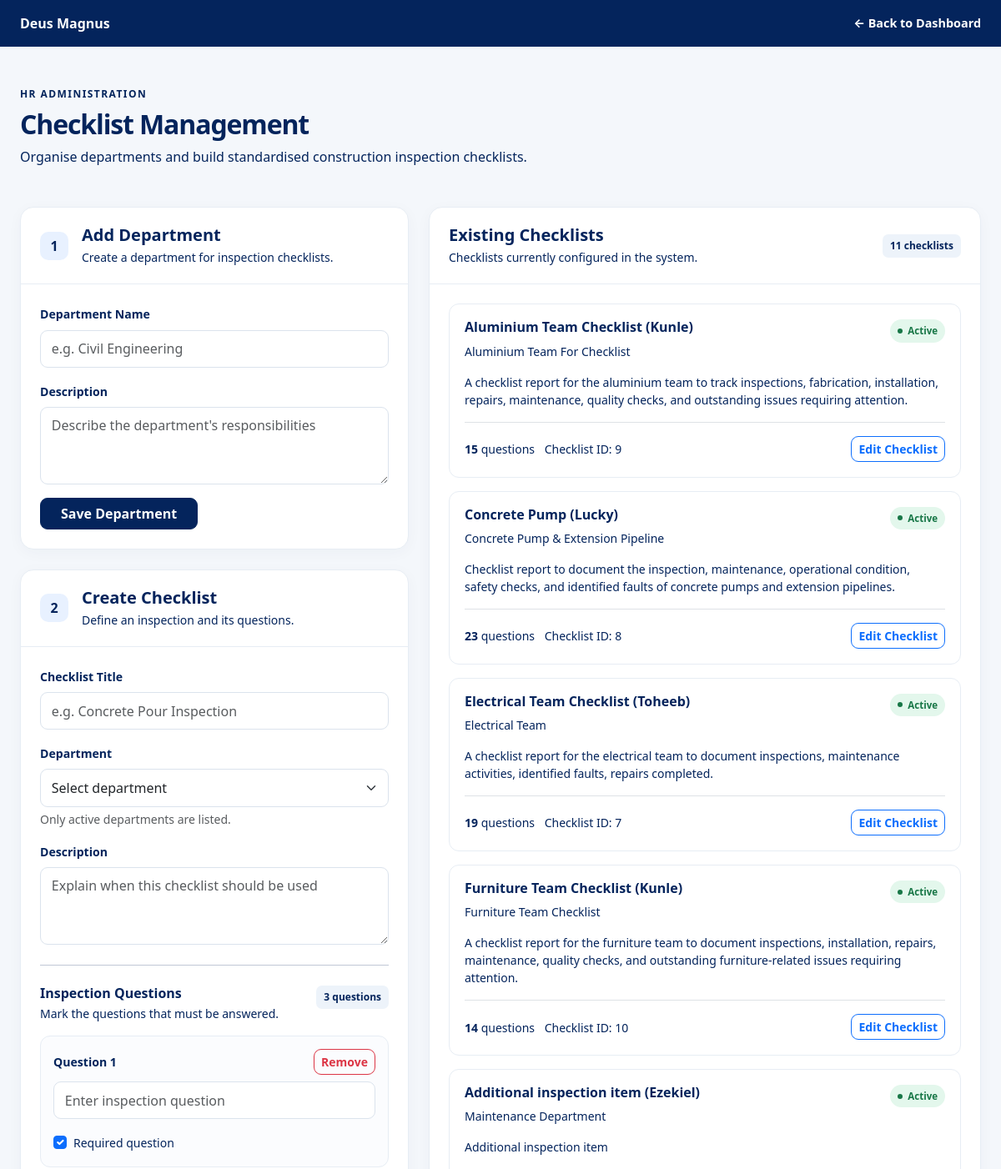
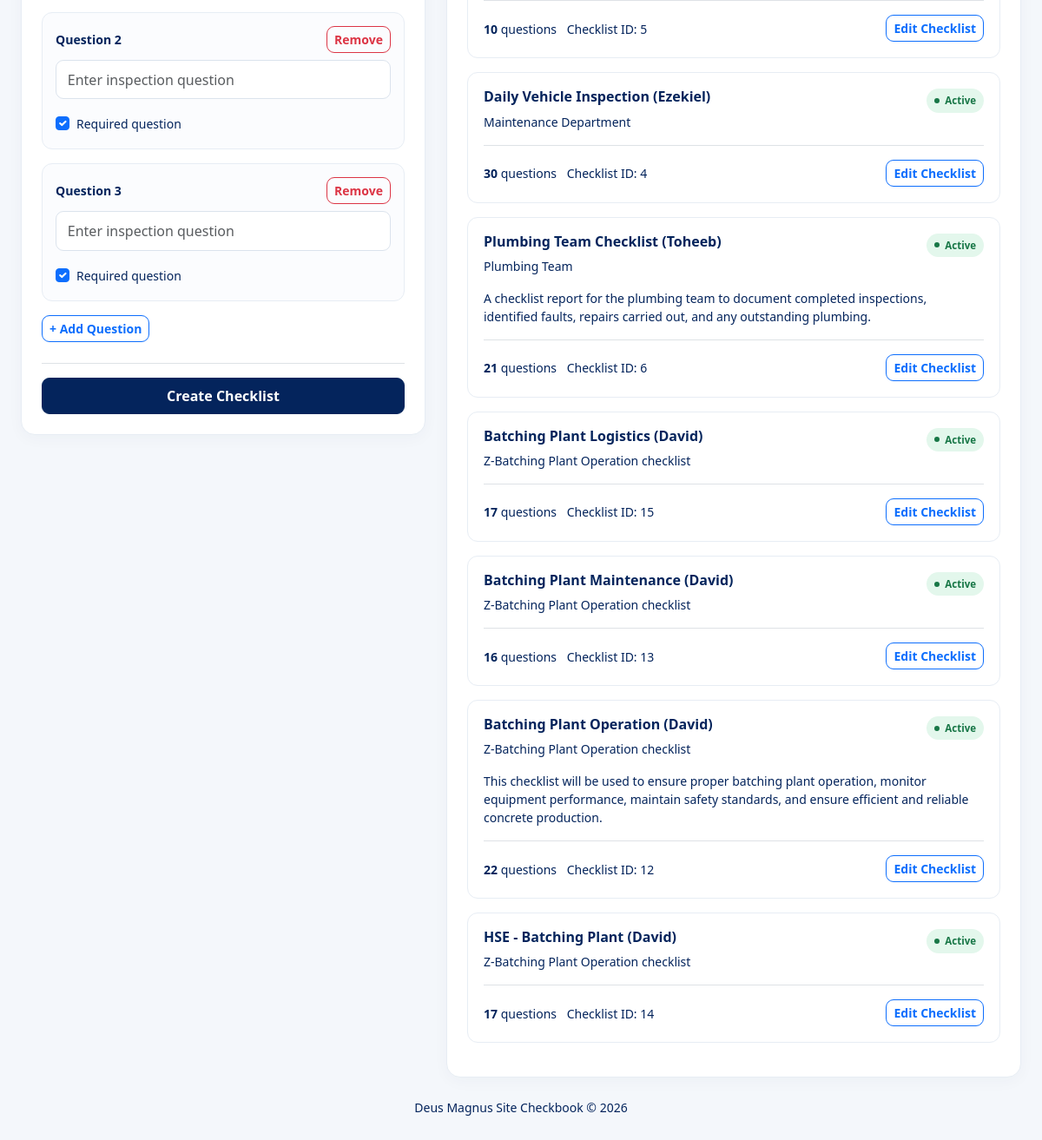
Before: /site-checkbook/checklists/manage/ (signed in) with the older database file (2 pictures, top to bottom).
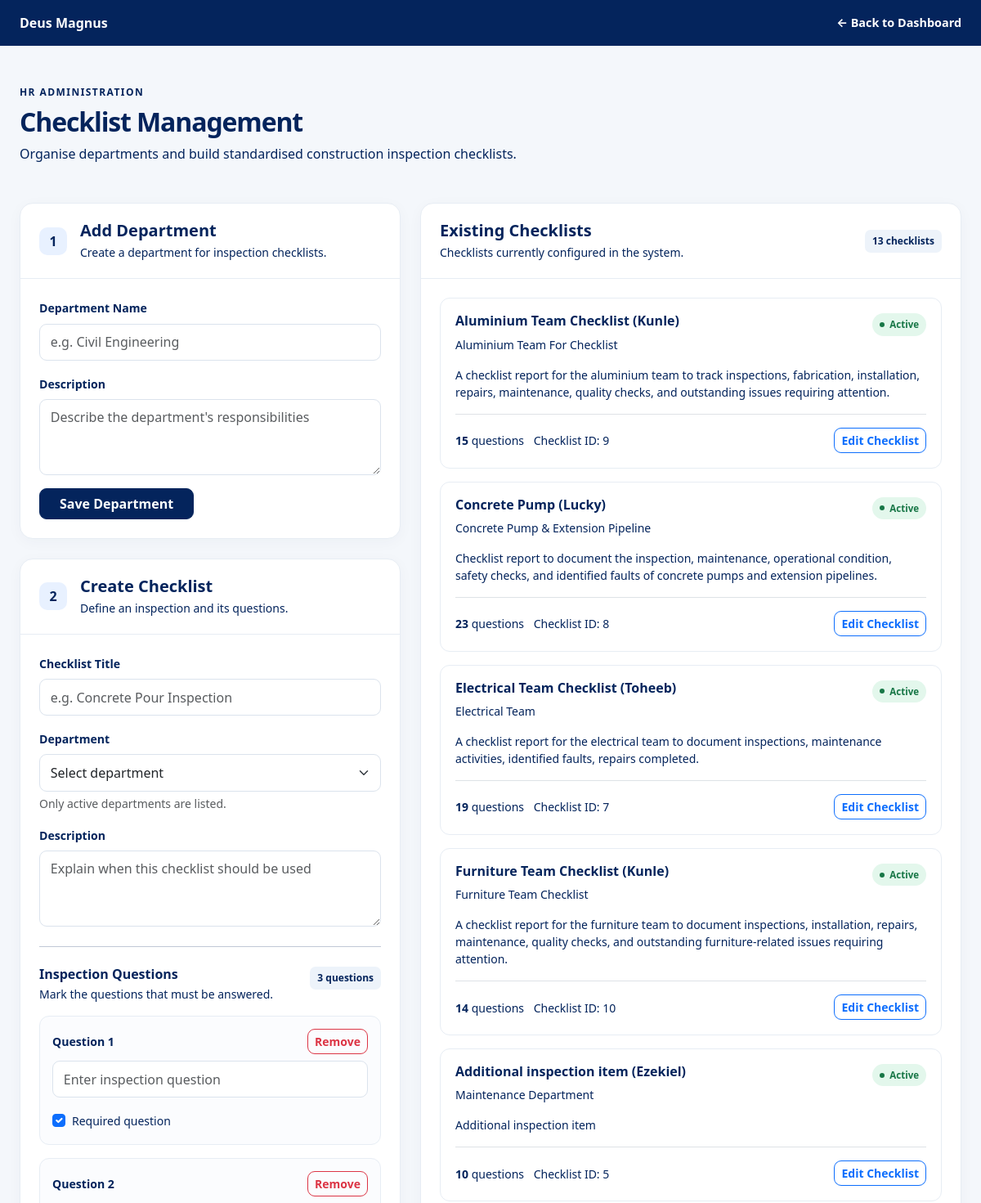
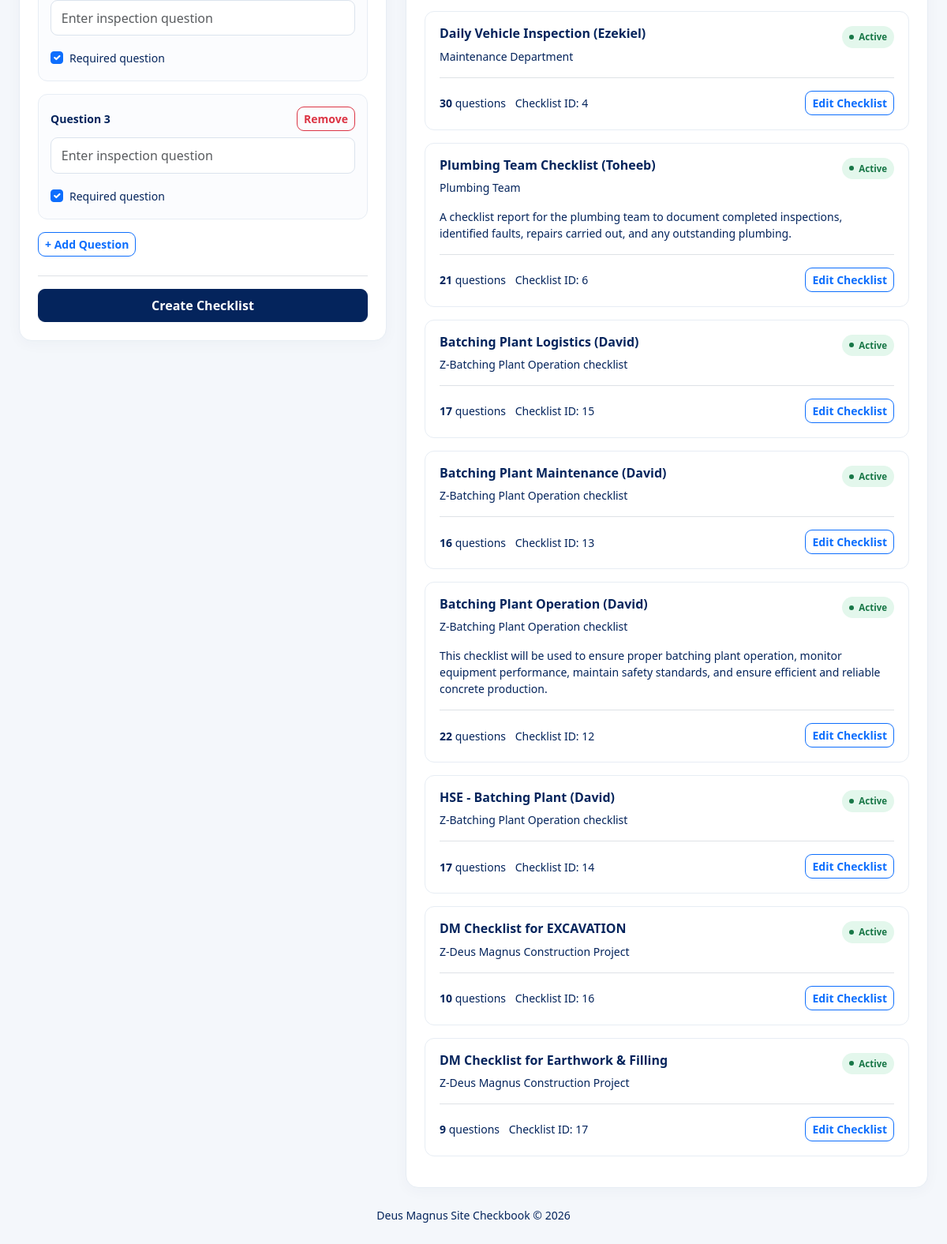
After: the same page with the newer database file (2 pictures, top to bottom).
### site_checkbook/models.py (models this page shows, shortened)
class Checklist(models.Model):
    department = models.ForeignKey(
        Department,
        on_delete=models.PROTECT,
        related_name="checklists",
    )
    title = models.CharField(max_length=200)
    description = models.TextField(blank=True)
    is_active = models.BooleanField(default=True)
    created_at = models.DateTimeField(auto_now_add=True)
    class Meta:
        ordering = ["department__name", "title"]

class Department(models.Model):
    name = models.CharField(max_length=150, unique=True)
    description = models.TextField(blank=True)
    is_active = models.BooleanField(default=True)
    created_at = models.DateTimeField(auto_now_add=True)
    class Meta:
        ordering = ["name"]

### site_checkbook/views.py (the view)
@login_required
def manage_checklists(request):
    if not is_hr_reviewer(request.user):
        raise PermissionDenied
    departments = Department.objects.all().order_by("name")
    checklists = Checklist.objects.select_related(
        "department"
    ).prefetch_related("questions")
    return render(
        request,
        "site_checkbook/manage_checklists.html",
        {
            "departments": departments,
            "checklists": checklists,
            "is_reviewer": True,
            "can_manage_projects": can_manage_projects(request.user),
        },
    )

### site_checkbook/permissions.py (called while the page is built)
def can_manage_projects(user):
    if not user.is_authenticated:
        return False
    return (
        user.is_superuser
        or user.groups.filter(
            name__in=["HR", "Supervisors", "Project Managers"]
        ).exists()
    )

### site_checkbook/views.py (called while the page is built)
def is_hr_reviewer(user):
    return (
        user.is_authenticated
        and (
            user.is_superuser
            or user.groups.filter(name__in=["HR", "Supervisors"]).exists()
        )
    )

### templates/site_checkbook/manage_checklists.html (shortened to what the changed rows need)
<!DOCTYPE html>
<html lang="en">
<head>
    <link href="https://cdn.jsdelivr.net/npm/bootstrap@5.3.3/dist/css/bootstrap.min.css" rel="stylesheet">
</head>
<body>
<main class="container-fluid page-wrap px-3 px-lg-4 py-4 py-lg-5">
    <div class="mb-4 mb-lg-5">
        <h1 class="page-title h2 mb-2">Checklist Management</h1>
    </div>
    <div class="row g-4 align-items-start">
        <div class="col-lg-5">
            <section class="panel mb-4">
                <div class="panel-heading d-flex align-items-center gap-3">
                    <div>
                        <h2 class="h5 fw-bold mb-1">Add Department</h2>
                    </div>
                </div>
            </section>
            <section class="panel">
                <div class="panel-heading d-flex align-items-center gap-3">
                    <div>
                        <h2 class="h5 fw-bold mb-1">Create Checklist</h2>
                    </div>
                </div>
                <div class="panel-body">
                    <form method="post" action="{% url 'site_checkbook:create_checklist_frontend' %}">
                        <div id="questions">
                            {% for i in "123" %}
                                <div class="question-row mb-3">
                                    <div class="d-flex justify-content-between align-items-center gap-2 mb-2">
                                        <label class="form-label mb-0 question-label">
                                        </label>
                                        <button type="button" class="btn btn-sm btn-outline-danger remove-question">
                                            Remove
                                        </button>
                                    </div>
                                    <input name="question_text" class="form-control mb-3"
                                           placeholder="Enter inspection question">
                                    <div class="form-check">
                                        <input class="form-check-input" type="checkbox"
                                               name="question_required"
                                               value="{{ forloop.counter0 }}" checked>
                                        <label class="form-check-label small">Required question</label>
                                    </div>
                                </div>
                            {% endfor %}
                        </div>
                    </form>
                </div>
            </section>
        </div>
        <div class="col-lg-7">
            <section class="panel">
                <div class="panel-heading d-flex flex-wrap justify-content-between align-items-center gap-2">
                    <div>
                        <h2 class="h5 fw-bold mb-1">Existing Checklists</h2>
                        <p class="muted small mb-0">Checklists currently configured in the system.</p>
                    </div>
                    <span class="count-chip">
                        {{ checklists|length }} checklist{{ checklists|length|pluralize }}
                    </span>
                </div>
                <div class="panel-body">
                    {% for checklist in checklists %}
                        <article class="checklist-item mb-3">
                            <div class="d-flex justify-content-between align-items-start gap-3">
                                <div>
                                    <h3 class="h6 fw-bold mb-2">{{ checklist.title }}</h3>
                                    <div class="muted small">
                                        {{ checklist.department.name }}
                                    </div>
                                </div>
                                {% if checklist.is_active %}
                                    <span class="status-pill status-active">Active</span>
                                {% else %}
                                    <span class="status-pill status-inactive">Inactive</span>
                                {% endif %}
                            </div>
                            {% if checklist.description %}
                                <p class="small mt-3 mb-3">{{ checklist.description }}</p>
                            {% endif %}
                            <div class="d-flex flex-wrap justify-content-between align-items-center gap-2 border-top pt-3 mt-3">
                                <div>
                                    <span class="small muted">
                                        <strong>{{ checklist.questions.count }}</strong>
                                        question{{ checklist.questions.count|pluralize }}
                                    </span>
                                    <span class="small muted ms-2">
                                        Checklist ID: {{ checklist.pk }}
                                    </span>
                                </div>
                                <a href="{% url 'site_checkbook:edit_checklist' checklist.pk %}"
                                class="btn btn-sm btn-outline-primary">
                                    Edit Checklist
                                </a>
                            </div>
                        </article>
                    {% endfor %}
                </div>
            </section>
        </div>
    </div>
</main>
</body>
</html>

Changed rows visible on the page:
added Checklist: title "DM Checklist for EXCAVATION", department.name "Z-Deus Magnus Construction Project", is_active "Active", questions.count "10", pk "16"
added Checklist: title "DM Checklist for Earthwork & Filling", department.name "Z-Deus Magnus Construction Project", is_active "Active", questions.count "9", pk "17"
Other visible differences:
{{ checklists|length }}: "11" → "13"
